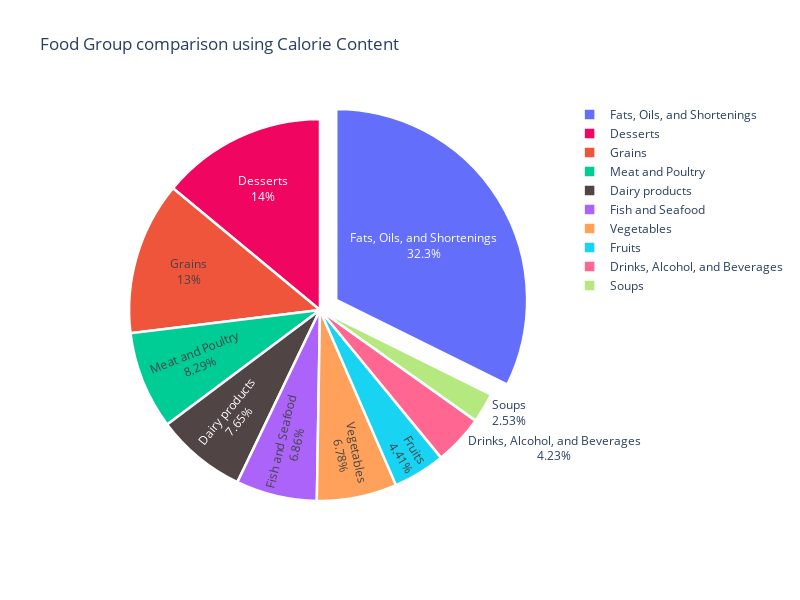

The notebook cell this image was saved under:
### Markdown cell above
**Grains** have the highest fiber content

### Code cell
category_dist = nutrition.groupby(['Category']).mean()
category_dist
fig = go.Figure(go.Pie(values=category_dist['Calories'].values, text=category_dist.index, labels=category_dist.index, pull=[0,0,0.,0.1,0,0,0,0,0,0],
                marker=dict(colors=['#100b','#f00560'], line=dict(color='#FFFFFF', width=2.5))))
fig.update_layout(title_text="Food Group comparison using Calorie Content",height=600, width=800)
fig.show()

### Figure 1 — Plotly figure (JSON) as saved in the notebook; plotly's stock layout.template omitted (floating-point values rounded to 4 significant figures)
{"data": [{"labels": ["Dairy products", "Desserts", "Drinks, Alcohol, and Beverages", "Fats, Oils, and Shortenings", "Fish and Seafood", "Fruits", "Grains", "Meat and Poultry", "Soups", "Vegetables"], "marker": {"colors": ["#100b", "#f00560"], "line": {"color": "#FFFFFF", "width": 2.5}}, "pull": [0, 0, 0, 0.1, 0, 0, 0, 0, 0, 0], "text": ["Dairy products", "Desserts", "Drinks, Alcohol, and Beverages", "Fats, Oils, and Shortenings", "Fish and Seafood", "Fruits", "Grains", "Meat and Poultry", "Soups", "Vegetables"], "type": "pie", "values": [0.3153, 0.5766, 0.1744, 1.332, 0.2827, 0.1819, 0.5339, 0.3415, 0.1042, 0.2795]}], "layout": {"height": 600, "title": {"text": "Food Group comparison using Calorie Content"}, "width": 800}}
